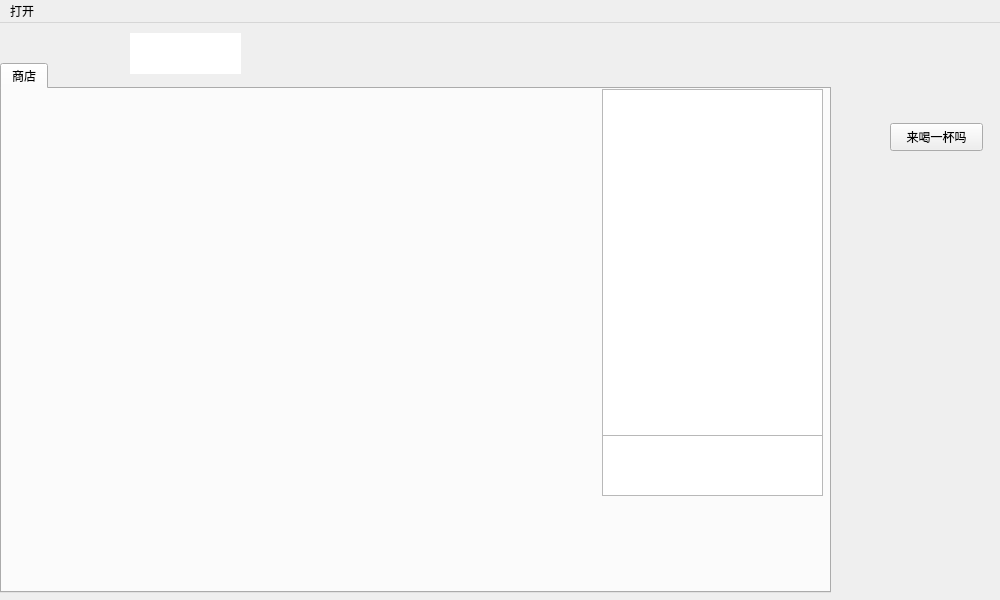
<?xml version="1.0" encoding="UTF-8"?>
<ui version="4.0">
 <class>store</class>
 <widget class="QMainWindow" name="store">
  <property name="geometry">
   <rect>
    <x>0</x>
    <y>0</y>
    <width>1000</width>
    <height>600</height>
   </rect>
  </property>
  <property name="windowTitle">
   <string>MainWindow</string>
  </property>
  <widget class="QWidget" name="centralwidget">
   <widget class="QTabWidget" name="tabWidget">
    <property name="geometry">
     <rect>
      <x>0</x>
      <y>40</y>
      <width>831</width>
      <height>530</height>
     </rect>
    </property>
    <property name="currentIndex">
     <number>0</number>
    </property>
    <widget class="QWidget" name="tab_2">
     <attribute name="title">
      <string>商店</string>
     </attribute>
     <widget class="QLabel" name="label">
      <property name="geometry">
       <rect>
        <x>0</x>
        <y>0</y>
        <width>100</width>
        <height>100</height>
       </rect>
      </property>
      <property name="text">
       <string/>
      </property>
      <property name="pixmap">
       <pixmap resource="res.qrc">:/image/iteambg.png</pixmap>
      </property>
     </widget>
     <widget class="QLabel" name="label_2">
      <property name="geometry">
       <rect>
        <x>100</x>
        <y>0</y>
        <width>100</width>
        <height>100</height>
       </rect>
      </property>
      <property name="text">
       <string/>
      </property>
      <property name="pixmap">
       <pixmap resource="res.qrc">:/image/iteambg.png</pixmap>
      </property>
     </widget>
     <widget class="QLabel" name="label_3">
      <property name="geometry">
       <rect>
        <x>200</x>
        <y>0</y>
        <width>100</width>
        <height>100</height>
       </rect>
      </property>
      <property name="text">
       <string/>
      </property>
      <property name="pixmap">
       <pixmap resource="res.qrc">:/image/iteambg.png</pixmap>
      </property>
     </widget>
     <widget class="QLabel" name="label_4">
      <property name="geometry">
       <rect>
        <x>300</x>
        <y>0</y>
        <width>100</width>
        <height>100</height>
       </rect>
      </property>
      <property name="text">
       <string/>
      </property>
      <property name="pixmap">
       <pixmap resource="res.qrc">:/image/iteambg.png</pixmap>
      </property>
     </widget>
     <widget class="QLabel" name="label_5">
      <property name="geometry">
       <rect>
        <x>400</x>
        <y>0</y>
        <width>100</width>
        <height>100</height>
       </rect>
      </property>
      <property name="text">
       <string/>
      </property>
      <property name="pixmap">
       <pixmap resource="res.qrc">:/image/iteambg.png</pixmap>
      </property>
     </widget>
     <widget class="QLabel" name="label_6">
      <property name="geometry">
       <rect>
        <x>500</x>
        <y>0</y>
        <width>100</width>
        <height>100</height>
       </rect>
      </property>
      <property name="text">
       <string/>
      </property>
      <property name="pixmap">
       <pixmap resource="res.qrc">:/image/iteambg.png</pixmap>
      </property>
     </widget>
     <widget class="QLabel" name="label_8">
      <property name="geometry">
       <rect>
        <x>0</x>
        <y>100</y>
        <width>100</width>
        <height>100</height>
       </rect>
      </property>
      <property name="text">
       <string/>
      </property>
      <property name="pixmap">
       <pixmap resource="res.qrc">:/image/iteambg.png</pixmap>
      </property>
     </widget>
     <widget class="QLabel" name="label_9">
      <property name="geometry">
       <rect>
        <x>100</x>
        <y>100</y>
        <width>100</width>
        <height>100</height>
       </rect>
      </property>
      <property name="text">
       <string/>
      </property>
      <property name="pixmap">
       <pixmap resource="res.qrc">:/image/iteambg.png</pixmap>
      </property>
     </widget>
     <widget class="QLabel" name="label_10">
      <property name="geometry">
       <rect>
        <x>200</x>
        <y>100</y>
        <width>100</width>
        <height>100</height>
       </rect>
      </property>
      <property name="text">
       <string/>
      </property>
      <property name="pixmap">
       <pixmap resource="res.qrc">:/image/iteambg.png</pixmap>
      </property>
     </widget>
     <widget class="QLabel" name="label_11">
      <property name="geometry">
       <rect>
        <x>300</x>
        <y>100</y>
        <width>100</width>
        <height>100</height>
       </rect>
      </property>
      <property name="text">
       <string/>
      </property>
      <property name="pixmap">
       <pixmap resource="res.qrc">:/image/iteambg.png</pixmap>
      </property>
     </widget>
     <widget class="QLabel" name="label_12">
      <property name="geometry">
       <rect>
        <x>400</x>
        <y>100</y>
        <width>100</width>
        <height>100</height>
       </rect>
      </property>
      <property name="text">
       <string/>
      </property>
      <property name="pixmap">
       <pixmap resource="res.qrc">:/image/iteambg.png</pixmap>
      </property>
     </widget>
     <widget class="QLabel" name="label_13">
      <property name="geometry">
       <rect>
        <x>500</x>
        <y>100</y>
        <width>100</width>
        <height>100</height>
       </rect>
      </property>
      <property name="text">
       <string/>
      </property>
      <property name="pixmap">
       <pixmap resource="res.qrc">:/image/iteambg.png</pixmap>
      </property>
     </widget>
     <widget class="QLabel" name="label_15">
      <property name="geometry">
       <rect>
        <x>0</x>
        <y>200</y>
        <width>100</width>
        <height>100</height>
       </rect>
      </property>
      <property name="text">
       <string/>
      </property>
      <property name="pixmap">
       <pixmap resource="res.qrc">:/image/iteambg.png</pixmap>
      </property>
     </widget>
     <widget class="QLabel" name="label_16">
      <property name="geometry">
       <rect>
        <x>100</x>
        <y>200</y>
        <width>100</width>
        <height>100</height>
       </rect>
      </property>
      <property name="text">
       <string/>
      </property>
      <property name="pixmap">
       <pixmap resource="res.qrc">:/image/iteambg.png</pixmap>
      </property>
     </widget>
     <widget class="QLabel" name="label_17">
      <property name="geometry">
       <rect>
        <x>200</x>
        <y>200</y>
        <width>100</width>
        <height>100</height>
       </rect>
      </property>
      <property name="text">
       <string/>
      </property>
      <property name="pixmap">
       <pixmap resource="res.qrc">:/image/iteambg.png</pixmap>
      </property>
     </widget>
     <widget class="QLabel" name="label_18">
      <property name="geometry">
       <rect>
        <x>300</x>
        <y>200</y>
        <width>100</width>
        <height>100</height>
       </rect>
      </property>
      <property name="text">
       <string/>
      </property>
      <property name="pixmap">
       <pixmap resource="res.qrc">:/image/iteambg.png</pixmap>
      </property>
     </widget>
     <widget class="QLabel" name="label_19">
      <property name="geometry">
       <rect>
        <x>400</x>
        <y>200</y>
        <width>100</width>
        <height>100</height>
       </rect>
      </property>
      <property name="text">
       <string/>
      </property>
      <property name="pixmap">
       <pixmap resource="res.qrc">:/image/iteambg.png</pixmap>
      </property>
     </widget>
     <widget class="QLabel" name="label_20">
      <property name="geometry">
       <rect>
        <x>500</x>
        <y>200</y>
        <width>100</width>
        <height>100</height>
       </rect>
      </property>
      <property name="text">
       <string/>
      </property>
      <property name="pixmap">
       <pixmap resource="res.qrc">:/image/iteambg.png</pixmap>
      </property>
     </widget>
     <widget class="QLabel" name="label_22">
      <property name="geometry">
       <rect>
        <x>0</x>
        <y>300</y>
        <width>100</width>
        <height>100</height>
       </rect>
      </property>
      <property name="text">
       <string/>
      </property>
      <property name="pixmap">
       <pixmap resource="res.qrc">:/image/iteambg.png</pixmap>
      </property>
     </widget>
     <widget class="QLabel" name="label_23">
      <property name="geometry">
       <rect>
        <x>100</x>
        <y>300</y>
        <width>100</width>
        <height>100</height>
       </rect>
      </property>
      <property name="text">
       <string/>
      </property>
      <property name="pixmap">
       <pixmap resource="res.qrc">:/image/iteambg.png</pixmap>
      </property>
     </widget>
     <widget class="QLabel" name="label_24">
      <property name="geometry">
       <rect>
        <x>200</x>
        <y>300</y>
        <width>100</width>
        <height>100</height>
       </rect>
      </property>
      <property name="text">
       <string/>
      </property>
      <property name="pixmap">
       <pixmap resource="res.qrc">:/image/iteambg.png</pixmap>
      </property>
     </widget>
     <widget class="QLabel" name="label_25">
      <property name="geometry">
       <rect>
        <x>300</x>
        <y>300</y>
        <width>100</width>
        <height>100</height>
       </rect>
      </property>
      <property name="text">
       <string/>
      </property>
      <property name="pixmap">
       <pixmap resource="res.qrc">:/image/iteambg.png</pixmap>
      </property>
     </widget>
     <widget class="QLabel" name="label_26">
      <property name="geometry">
       <rect>
        <x>400</x>
        <y>300</y>
        <width>100</width>
        <height>100</height>
       </rect>
      </property>
      <property name="text">
       <string/>
      </property>
      <property name="pixmap">
       <pixmap resource="res.qrc">:/image/iteambg.png</pixmap>
      </property>
     </widget>
     <widget class="QLabel" name="label_27">
      <property name="geometry">
       <rect>
        <x>500</x>
        <y>300</y>
        <width>100</width>
        <height>100</height>
       </rect>
      </property>
      <property name="text">
       <string/>
      </property>
      <property name="pixmap">
       <pixmap resource="res.qrc">:/image/iteambg.png</pixmap>
      </property>
     </widget>
     <widget class="QLabel" name="label_28">
      <property name="geometry">
       <rect>
        <x>0</x>
        <y>400</y>
        <width>100</width>
        <height>100</height>
       </rect>
      </property>
      <property name="text">
       <string/>
      </property>
      <property name="pixmap">
       <pixmap resource="res.qrc">:/image/iteambg.png</pixmap>
      </property>
     </widget>
     <widget class="QLabel" name="label_29">
      <property name="geometry">
       <rect>
        <x>100</x>
        <y>400</y>
        <width>100</width>
        <height>100</height>
       </rect>
      </property>
      <property name="text">
       <string/>
      </property>
      <property name="pixmap">
       <pixmap resource="res.qrc">:/image/iteambg.png</pixmap>
      </property>
     </widget>
     <widget class="QLabel" name="label_30">
      <property name="geometry">
       <rect>
        <x>200</x>
        <y>400</y>
        <width>100</width>
        <height>100</height>
       </rect>
      </property>
      <property name="text">
       <string/>
      </property>
      <property name="pixmap">
       <pixmap resource="res.qrc">:/image/iteambg.png</pixmap>
      </property>
     </widget>
     <widget class="QLabel" name="label_31">
      <property name="geometry">
       <rect>
        <x>300</x>
        <y>400</y>
        <width>100</width>
        <height>100</height>
       </rect>
      </property>
      <property name="text">
       <string/>
      </property>
      <property name="pixmap">
       <pixmap resource="res.qrc">:/image/iteambg.png</pixmap>
      </property>
     </widget>
     <widget class="QLabel" name="label_32">
      <property name="geometry">
       <rect>
        <x>400</x>
        <y>400</y>
        <width>100</width>
        <height>100</height>
       </rect>
      </property>
      <property name="text">
       <string/>
      </property>
      <property name="pixmap">
       <pixmap resource="res.qrc">:/image/iteambg.png</pixmap>
      </property>
     </widget>
     <widget class="QLabel" name="label_33">
      <property name="geometry">
       <rect>
        <x>500</x>
        <y>400</y>
        <width>100</width>
        <height>100</height>
       </rect>
      </property>
      <property name="text">
       <string/>
      </property>
      <property name="pixmap">
       <pixmap resource="res.qrc">:/image/iteambg.png</pixmap>
      </property>
     </widget>
     <widget class="QTextEdit" name="textEdit_2">
      <property name="geometry">
       <rect>
        <x>600</x>
        <y>0</y>
        <width>221</width>
        <height>351</height>
       </rect>
      </property>
      <property name="frameShape">
       <enum>QFrame::StyledPanel</enum>
      </property>
      <property name="readOnly">
       <bool>true</bool>
      </property>
      <property name="textInteractionFlags">
       <set>Qt::NoTextInteraction</set>
      </property>
     </widget>
     <widget class="QTextEdit" name="textEdit">
      <property name="geometry">
       <rect>
        <x>600</x>
        <y>346</y>
        <width>221</width>
        <height>61</height>
       </rect>
      </property>
      <property name="frameShape">
       <enum>QFrame::StyledPanel</enum>
      </property>
      <property name="readOnly">
       <bool>true</bool>
      </property>
     </widget>
    </widget>
   </widget>
   <widget class="QLabel" name="label_7">
    <property name="geometry">
     <rect>
      <x>80</x>
      <y>0</y>
      <width>171</width>
      <height>61</height>
     </rect>
    </property>
    <property name="text">
     <string/>
    </property>
    <property name="pixmap">
     <pixmap resource="res.qrc">:/image/gold2.png</pixmap>
    </property>
   </widget>
   <widget class="QTextEdit" name="textEdit_3">
    <property name="geometry">
     <rect>
      <x>130</x>
      <y>10</y>
      <width>111</width>
      <height>41</height>
     </rect>
    </property>
    <property name="frameShape">
     <enum>QFrame::NoFrame</enum>
    </property>
    <property name="readOnly">
     <bool>true</bool>
    </property>
   </widget>
   <widget class="QPushButton" name="hideButton">
    <property name="geometry">
     <rect>
      <x>890</x>
      <y>100</y>
      <width>93</width>
      <height>28</height>
     </rect>
    </property>
    <property name="text">
     <string>来喝一杯吗</string>
    </property>
   </widget>
  </widget>
  <widget class="QMenuBar" name="menubar">
   <property name="geometry">
    <rect>
     <x>0</x>
     <y>0</y>
     <width>1000</width>
     <height>26</height>
    </rect>
   </property>
   <widget class="QMenu" name="menu">
    <property name="title">
     <string>打开</string>
    </property>
    <addaction name="actionexit"/>
   </widget>
   <addaction name="menu"/>
  </widget>
  <action name="actionexit">
   <property name="text">
    <string>退出</string>
   </property>
  </action>
 </widget>
 <resources>
  <include location="res.qrc"/>
 </resources>
 <connections/>
</ui>
